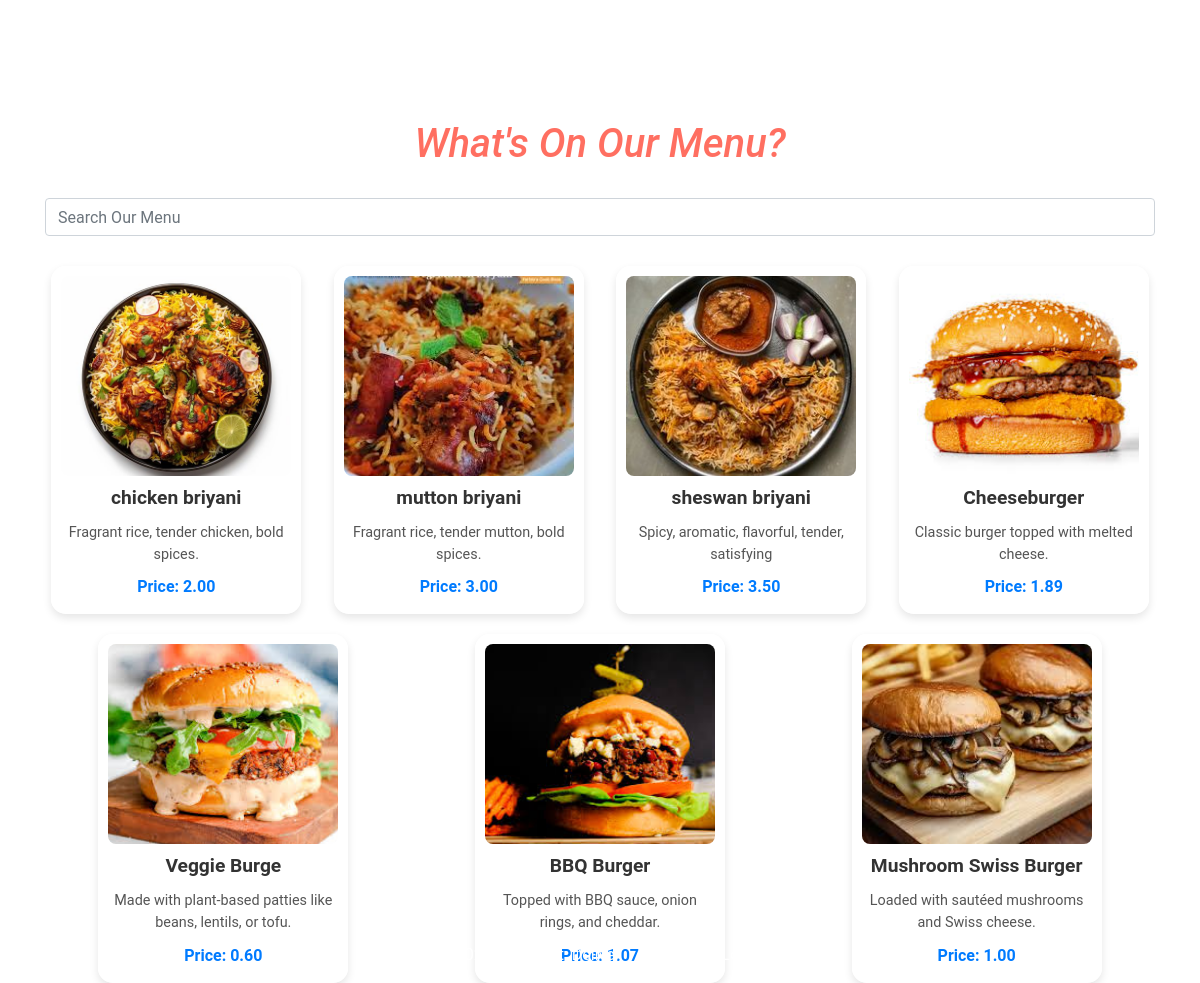
The app's page /menu/ with its own data.
### customer/models.py (models this page shows, shortened)
class MenuItem(models.Model):
    name = models.CharField(max_length=100)
    description = models.TextField()
    image = models.ImageField(upload_to='menu_images/')
    price = models.DecimalField(max_digits=5, decimal_places=2)
    category = models.ManyToManyField('Category', related_name='item')

### customer/views.py (the view)
# urls.py: path('menu/', Menu.as_view(), name='menu'),
class Menu(View):
    def get(self, request, *args, **kwargs):
        menu_items = MenuItem.objects.all()
        context = {
            'menu_items': menu_items
        }
        return render(request, 'customer/menu.html', context)

### customer/templates/customer/menu.html (shortened to what this page needs)
{% extends 'customer/base.html' %}
{% block content %}
<div class="container">
    <div class="menu-header">
        <h1 style="color: #ff6f61;"><i>What's On Our Menu?</i></h1>
    </div>
    <div class="menu-search">
        <form method="GET" action="{% url 'menu-search' %}">
            <div class="md-form mt-0 active-cyan-2">
                <input class="form-control" name="q" type="text" placeholder="Search Our Menu" aria-label="Search" value="{{ request.GET.q }}">
            </div>
        </form>
    </div>
    <div class="menu-card-container">
        {% for item in menu_items %}
        <div class="menu-card">
            <img src="{{ item.image.url }}" alt="{{ item.name }}">
            <h5>{{ item.name }}</h5>
            <p>{{ item.description }}</p>
            <p class="price">Price: {{ item.price }}</p>
        </div>
        {% endfor %}
    </div>
</div>
{% endblock content %}

### customer/templates/customer/base.html (shortened to what this page needs)
<!DOCTYPE html>
<html>
<head>
<link href="https://cdnjs.cloudflare.com/ajax/libs/twitter-bootstrap/4.5.0/css/bootstrap.min.css" rel="stylesheet">
</head>
<body>
    {% include 'customer/navigation.html' %}
    {% block content %}
    {% endblock content %}
    {% include 'customer/footer.html' %}
</body>
</html>

### customer/templates/customer/navigation.html (shortened to what this page needs)
<nav class="navbar navbar-expand-lg navbar-dark indigo fixed-top">
  <a class="navbar-brand" href="{% url 'index' %}">VEEDisH</a>
  <div class="collapse navbar-collapse" id="navbarNav">
    <ul class="navbar-nav mr-auto">
      <li class="nav-item">
        <a class="nav-link" href="{% url 'about' %}">About Us</a>
      </li>
      <li class="nav-item">
        <a class="nav-link" href="{% url 'menu' %}">Menu</a>
      </li>
    </ul>
    <ul class="navbar-nav">
      <li class="nav-item">
        <a class="nav-link" href="{% url 'order' %}">Place an Order!</a>
      </li>
    </ul>
  </div>
</nav>

### customer/templates/customer/footer.html
<footer class="page-footer font-small indigo fixed-bottom">
    <div class="footer-copyright text-center py-3">
        <span style="color: white;">&copy; 2020 Copyright: </span>
        <a href="http://localhost:8000" style="color: white; text-decoration: none;">Deliver</a>
        <a class="ml-3" href="{% url 'dashboard' %}" style="color: white; text-decoration: none;">Restaurant Login</a>
    </div>
</footer>

### customer/templates/customer/base.html (style rules this page uses)
body { font-family: 'Roboto', sans-serif; background: url('https://hungerbay.com/assets/images/b6.jpg') no-repeat center center fixed; background-size: cover; color: #333; }

### customer/templates/customer/navigation.html (style rules this page uses)
body { padding-top: 70px; }

### customer/templates/customer/menu.html (style rules this page uses)
.menu-header { text-align: center; margin-top: 50px; }
.menu-search { margin-top: 30px; text-align: center; }
.menu-card-container { display: flex; justify-content: space-around; flex-wrap: wrap; gap: 20px; margin-top: 30px; }
.menu-card { width: 250px; height: auto; background-color: rgba(255, 255, 255, 0.9); border-radius: 15px; box-shadow: 0 4px 8px rgba(0, 0, 0, 0.1); display: flex; flex-direction: column; align-items: center; justify-content: flex-start; transition: transform 0.3s ease, box-shadow 0.3s ease; padding: 10px; }
.menu-card img { width: 100%; height: 200px; object-fit: cover; border-radius: 8px; }
.menu-card h5 { margin-top: 10px; font-size: 1.2rem; font-weight: bold; color: #333; }
.menu-card p { margin: 5px 0; font-size: 0.9rem; color: #555; text-align: center; }
.menu-card p.price { font-size: 1rem; font-weight: bold; color: #007bff; }

### records on screen
MenuItem: image (picture), name "chicken briyani", description "Fragrant rice, tender chicken, bold spices.", price "2.00"
MenuItem: image (picture), name "mutton briyani", description "Fragrant rice, tender mutton, bold spices.", price "3.00"
MenuItem: image (picture), name "sheswan briyani", description "Spicy, aromatic, flavorful, tender, satisfying", price "3.50"
MenuItem: image (picture), name "Cheeseburger", description "Classic burger topped with melted cheese.", price "1.89"
MenuItem: image (picture), name "Veggie Burge", description "Made with plant-based patties like beans, lentils, or tofu.", price "0.60"
MenuItem: image (picture), name "BBQ Burger", description "Topped with BBQ sauce, onion rings, and cheddar.", price "1.07"
MenuItem: image (picture), name "Mushroom Swiss Burger", description "Loaded with sautéed mushrooms and Swiss cheese.", price "1.00"
